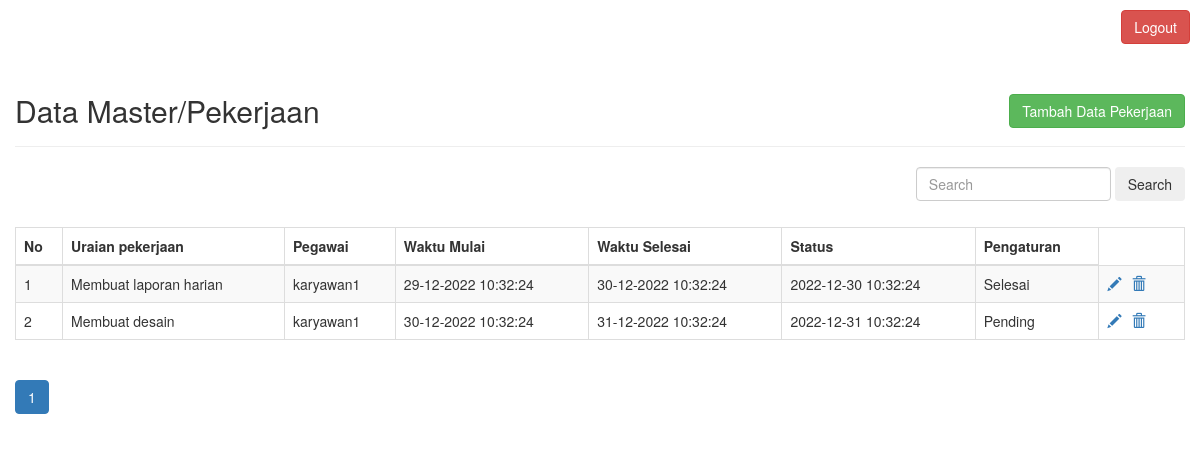
Page /pekerjaan_old.php (signed in) on the earlier database version.
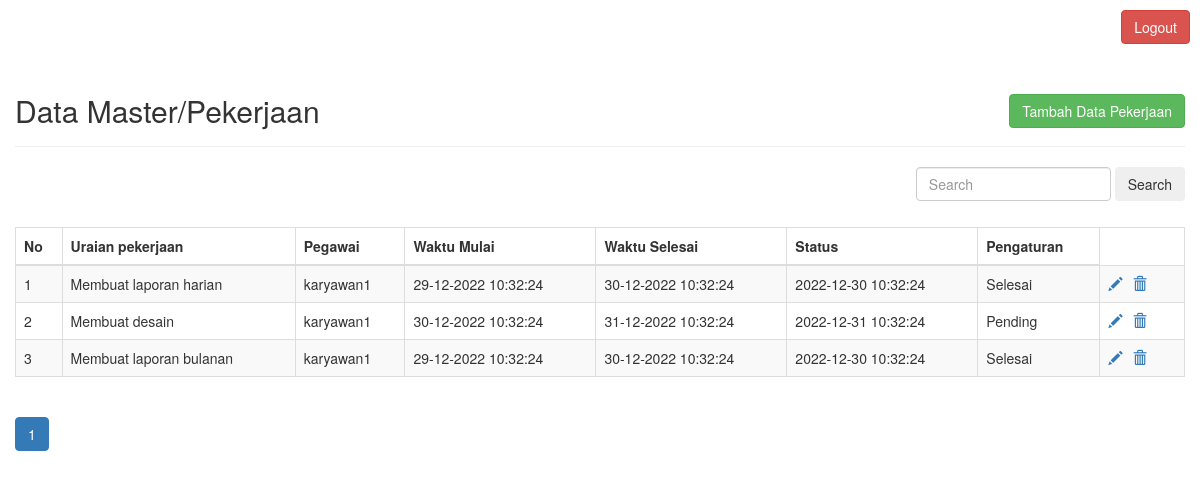
Same page on the later database version.
### tables this page shows
CREATE TABLE `pekerjaan` (
  `idPekerjaan` int(11) NOT NULL,
  `uraian_pekerjaan` varchar(255) NOT NULL,
  `id_pegawai` int(11) NOT NULL,
  `waktu_mulai` datetime NOT NULL,
  `waktu_selesai` datetime NOT NULL,
  `status_pekerjaan` enum('Selesai','Pending') NOT NULL
);

CREATE TABLE `pegawai` (
  `idPegawai` int(11) NOT NULL,
  `nip` varchar(255) NOT NULL,
  `nama_peg` varchar(255) NOT NULL,
  `id_jabatan` int(11) NOT NULL,
  `alamat` varchar(255) NOT NULL,
  `id_bidang` int(11) NOT NULL,
  `photo` varchar(255) NOT NULL
);

### pekerjaan_old.php (the view, shortened to what the changed rows need)
<?php
    require('functions.php');
?>
<!DOCTYPE html>
<html lang="en">
    <head>
        <link rel="stylesheet" href="https://maxcdn.bootstrapcdn.com/bootstrap/3.3.7/css/bootstrap.css">
    </head>
    <body>
        <div class="wrapper">
            <div class="container-fluid">
                <div class="row">
                    <div class="col-md-12">
                        <div class="page-header clearfix">
                            <h2 class="pull-left">Data Master/Pekerjaan</h2>
                        </div>
                        <br><br><br>
                        <?php
                            require_once "config.php";
                            $batas = 5;
                            $halaman = @$_GET['halaman'];
                            if (empty($halaman)) {
                                $posisi = 0;
                                $halaman = 1;
                            } else {
                                $posisi = ($halaman - 1) * $batas;
                            }
                            if (isset($_GET['search'])) {
                                $search = $_GET['search'];
                                $sql = "SELECT k.idPekerjaan, k.uraian_pekerjaan, k.waktu_mulai, k.waktu_selesai, k.status_pekerjaan, p.nama_peg
                                        FROM pekerjaan k
                                        INNER JOIN pegawai p ON p.idPegawai = k.id_pegawai
                                        WHERE uraian_pekerjaan LIKE '%$search%' ORDER BY idPekerjaan ASC LIMIT $posisi, $batas";
                            } else {
                                $sql = "SELECT k.idPekerjaan, k.uraian_pekerjaan, k.waktu_mulai, k.waktu_selesai, k.status_pekerjaan, p.nama_peg
                                        FROM pekerjaan k
                                        INNER JOIN pegawai p ON p.idPegawai = k.id_pegawai ORDER BY idPekerjaan ASC LIMIT $posisi, $batas";
                            }
                            if ($result = mysqli_query($link, $sql)) {
                                if (mysqli_num_rows($result) > 0) {
                        ?>
                        <table class="table table-bordered table-striped">
                            <thead>
                                <tr>
                                    <th>No</th>
                                    <th>Uraian pekerjaan</th>
                                    <th>Pegawai</th>
                                    <th>Waktu Mulai</th>
                                    <th>Waktu Selesai</th>
                                    <th>Status</th>
                                    <th>Pengaturan</th>
                                </tr>
                            </thead>
                            <tbody>
                                <?php
                                    $i = 1 + $posisi;
                                    while ($row = mysqli_fetch_array($result)) {
                                ?>
                                <tr>
                                    <td><?= $i ?></td>
                                    <td><?= $row['uraian_pekerjaan'] ?></td>
                                    <td><?= $row['nama_peg'] ?></td>
                                    <td><?= date('d-m-Y H:i:s', strtotime($row['waktu_mulai'])); ?></td>
                                    <td><?= date('d-m-Y H:i:s', strtotime($row['waktu_selesai'])); ?></td>
                                    <td><?= $row['waktu_selesai'] ?></td>
                                    <td><?= $row['status_pekerjaan'] ?></td>
                                    <td>
                                        <?php
                                            echo "<a href='update_pekerjaan.php?id=" . $row['idPekerjaan'] ."' title='Update record' data-toggle='tooltip'><span class='glyphicon glyphicon-pencil'>
                                            </span></a>";
                                            echo "<a href='delete_pekerjaan.php?id=" . $row['idPekerjaan'] ."' title='Delete record' data-toggle='tooltip'><span class='glyphicon glyphicon-trash'>
                                            </span></a>";
                                        ?>
                                    </td>
                                </tr>
                                <?php
                                         $i++;
                                    }
                                ?>
                                </tbody>
                            </table>
                            <ul class="pagination">
                                <?php
                                    if (isset($_GET['search'])) {
                                        $search = $_GET['search'];
                                        $query2 = "SELECT k.idPekerjaan, k.uraian_pekerjaan, k.waktu_mulai, k.waktu_selesai, k.status_pekerjaan, p.nama_peg
                                                    FROM pekerjaan k
                                                    INNER JOIN pegawai p ON p.idPegawai = k.id_pegawai
                                                    WHERE uraian_pekerjaan LIKE '%$search%' ORDER BY idPekerjaan ASC";
                                    } else {
                                        $query2 = "SELECT k.idPekerjaan, k.uraian_pekerjaan, k.waktu_mulai, k.waktu_selesai, k.status_pekerjaan, p.nama_peg
                                                    FROM pekerjaan k
                                                    INNER JOIN pegawai p ON p.idPegawai = k.id_pegawai ORDER BY uraian_pekerjaan ASC";
                                    }
                                    $result2 = mysqli_query($link, $query2);
                                    $jmldata = mysqli_num_rows($result2);
                                    $jmlhalaman = ceil($jmldata / $batas);
                                    for ($i = 1; $i <= $jmlhalaman; $i++) {
                                         if ($i != $halaman) {
                                            if (isset($_GET['search'])) {
                                                $search = $_GET['search'];
                                                echo "<li class='page-item'><a class='page-link' href='pekerjaan.php?halaman=$i&search=$search'>$i</a></li>";
                                            } else {
                                                echo "<li class='page-item'><a class='page-link' href='pekerjaan.php?halaman=$i'>$i</a></li>";
                                            }
                                        } else {
                                            echo "<li class='page-item active'><a class='page-link' href='#'>$i</a></li>";
                                        }
                                    }
                                ?>
                            </ul>
                            <?php
                                } else {
                            ?>
                            <p class="lead"><em>No records were found</em></p>
                            <?php
                                }
                            } else {
                                echo "ERROR: Could not able to execute $sql. " . mysqli_error($link);
                            }
                        ?>
                    </div>
                </div>
            </div>
        </div>
    </body>
</html>

Differences in the rows shown:
added pekerjaan: uraian_pekerjaan "Membuat laporan bulanan", id_pegawai.nama_peg "karyawan1", waktu_mulai "29-12-2022 10:32:24", waktu_selesai "30-12-2022 10:32:24", waktu_selesai "2022-12-30 10:32:24", status_pekerjaan "Selesai"
